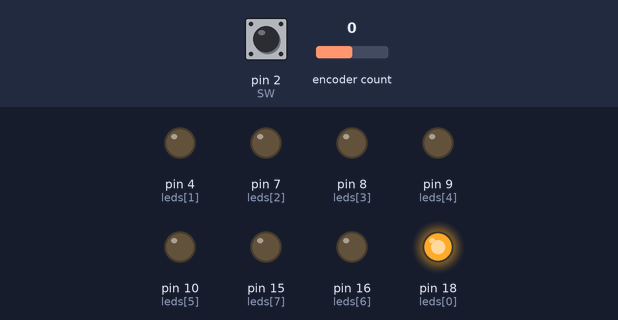
A sketch run on a simulated SparkFun Pro Micro, built with avr-gcc and run on an emulated ATmega32U4. Shown: output pins drawn as LEDs (lit = HIGH). Dashed ring = blinking. The test bench sets the inputs (shaded band); at power-on: pin 2 (SW) HIGH, encoder count 0. USB keyboard and mouse output is not drawn; what the sketch prints to the serial monitor is not drawn.

Above: at 1.2 s.
1.3 s: pin 2 (SW) pulled LOW for 1 s
At 1.8 s:
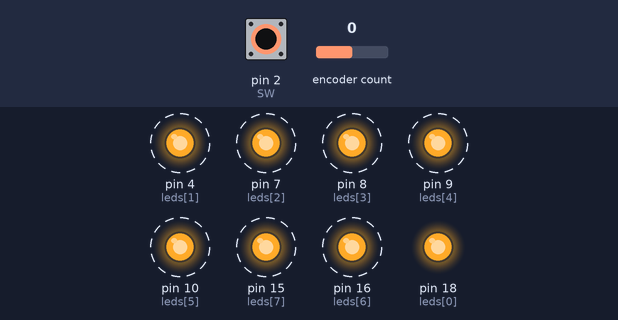
4.2 s: encoder count set to 1
At 4.6 s:
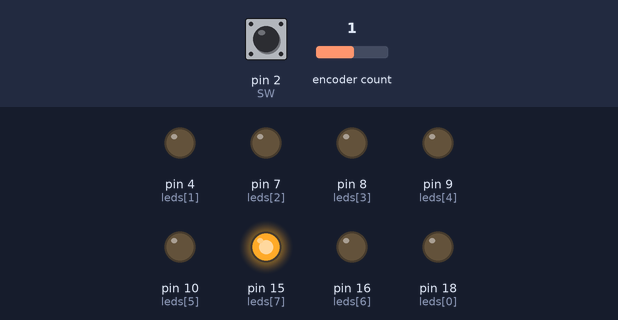
7.2 s: pin 2 (SW) pulled LOW for 0.15 s
At 8.8 s:
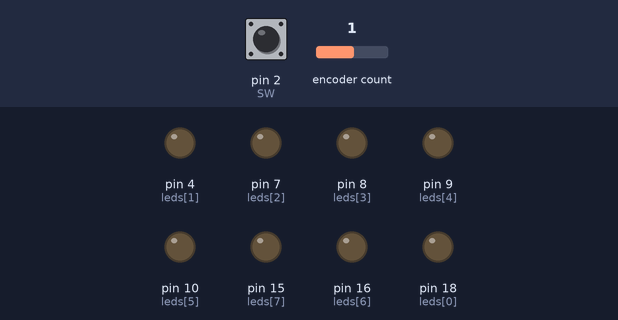
9.4 s: pin 2 (SW) pulled LOW for 3.2 s
At 9.9 s:
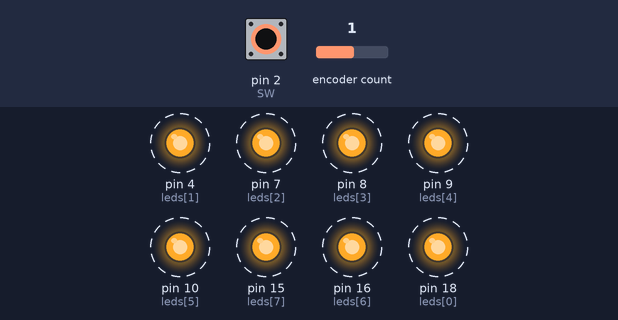
Timing chart, 0 to 14.5 s (numbered marks = the images above; inputs shaded):
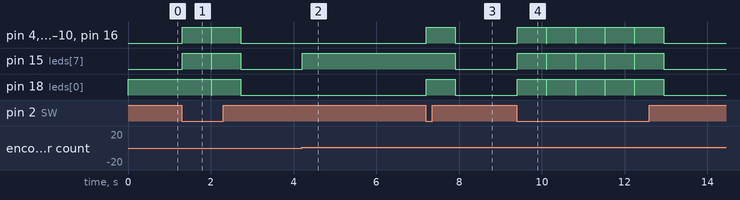

The sketch:

VolumeKnob.ino
```cpp
#include <HID-Project.h>
#include <Encoder.h>

const int CLK = 6;
const int DT = 5;
const int SW = 2;
int leds[] = {18,4,7,8,9,10,16,15};  //The led order
int k = 8;    //only for testing number of Leds
int pos = 0;    //the selected Led
long myTimer = 0;
long myTimeout = 5000;    //timer when the lights should turn off
bool timer1 = false;      //State for turning left
bool timer2 = false;      //State for turning right
long altePosition = -999;   //position for the rotary encoder

Encoder meinEncoder(DT,CLK);

void setup(){
  Consumer.begin();
  Serial.begin(9600);
  pinMode(SW, INPUT);
  for(int i = 0; i < k; i++){     //All output pins for the Leds get set
    pinMode(leds[i], OUTPUT);
  }
}

void loop(){
  long neuePosition = meinEncoder.read();   //read the position of the encoder
  if (neuePosition != altePosition){
    Serial.print(neuePosition);
    digitalWrite(leds[pos], LOW);
    if(neuePosition > altePosition){      //if the wheel turns left
        Consumer.write(MEDIA_VOL_UP);
        if(timer1){
          pos--;
          if(pos < 0){
            pos = 7;
          }
          timer1 = false;
        }else {
          timer1 = true;
        }
    }else {
        Consumer.write(MEDIA_VOL_DOWN);
        if(timer2){
          pos++;
          if(pos == 8){
            pos = 0;
          }
          timer2 = false;
        }else{
          timer2 = true;
        }
    }
    digitalWrite(leds[pos], HIGH);
    myTimer = millis();
    altePosition = neuePosition;
  }
  if (millis() > myTimeout + myTimer) {   //turns of the Led that was turned on off after the timer ends
    myTimer = millis();
    digitalWrite(leds[pos], LOW);
  }
  if(digitalRead(SW) == LOW){     //rotary encoder Button is pressed
    Serial.println("Mute");
    Consumer.write(MEDIA_VOL_MUTE);
    lightAll(700);
  }
  delay(10);
}

void circle(int sec){
  for(int i = 0; i < k; i++){
    digitalWrite(leds[i], HIGH);
    delay(sec);
    digitalWrite(leds[i], LOW);
    delay(sec);
  }
}

void circleFluend(int sec){
  for(int i = 0; i < k; i++){
    digitalWrite(leds[i], HIGH);
    if(i >= 1){
      digitalWrite(leds[i-1], LOW);
    }
    delay(sec);
  }
}

void lightAll(int sec){
  for(int i = 0; i < k; i++){
    digitalWrite(leds[i], HIGH);
  }
  delay(sec);
  for(int i = 0; i < k; i++){
    digitalWrite(leds[i], LOW);
  }
}
```

Measured:
- after the input at 1.3 s, pin 4 (leds[1]), pin 7 (leds[2]), pin 8 (leds[3]), pin 9 (leds[4]), pin 10 (leds[5]), pin 15 (leds[7]), pin 16 (leds[6]): alternates HIGH for 0.70 s and LOW for 0.01 s, 4 changes in all, then stays LOW, starting at once; pin 18 (leds[0]): HIGH → LOW after 0.71 s, → HIGH 0.01 s later, → LOW 0.70 s later
- after the input at 4.2 s, pin 15 (leds[7]): LOW → HIGH at once
- after the input at 7.2 s, pin 4 (leds[1]), pin 7 (leds[2]), pin 8 (leds[3]), pin 9 (leds[4]), pin 10 (leds[5]), pin 16 (leds[6]), pin 18 (leds[0]): LOW → HIGH at once, → LOW 0.70 s later; pin 15 (leds[7]): HIGH → LOW after 0.71 s instead of 2.0 s
- after the input at 9.4 s, pin 4 (leds[1]), pin 7 (leds[2]), pin 8 (leds[3]), pin 9 (leds[4]), pin 10 (leds[5]), pin 15 (leds[7]), pin 16 (leds[6]), pin 18 (leds[0]): alternates HIGH for 0.70 s and LOW for 0.01 s, 10 changes in all, then stays LOW, starting at once
